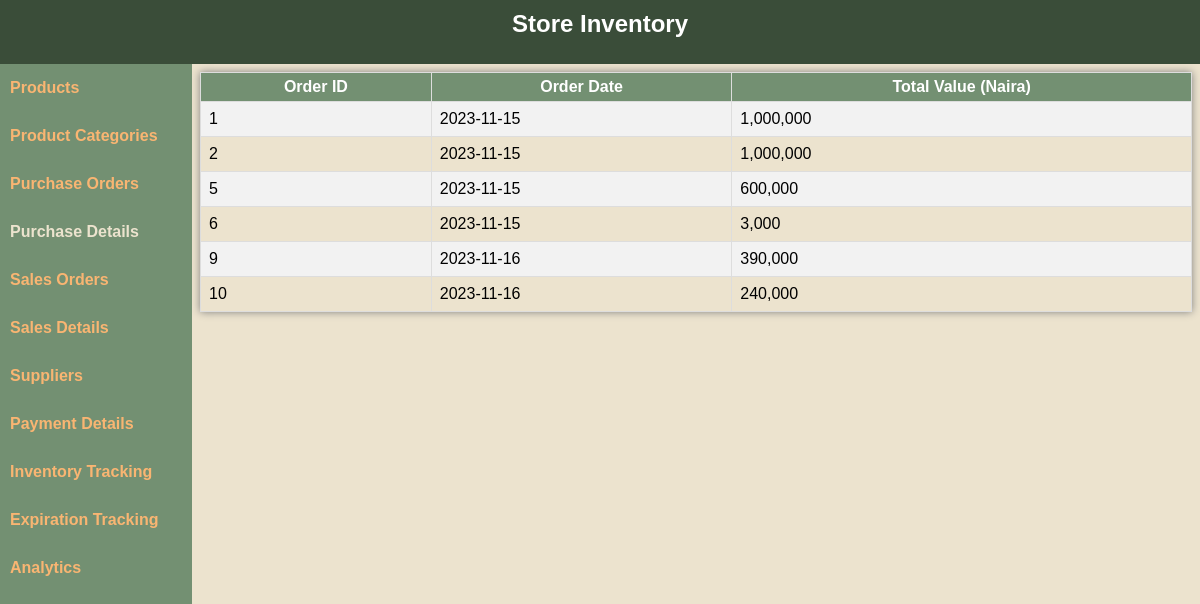
The page /index.php?path=pdetails on the database its author committed.
### tables this page shows
CREATE TABLE `purchase_orders` (
  `order_id` int(20) NOT NULL,
  `order_date` date DEFAULT NULL,
  `total_value` int(20) DEFAULT NULL,
  `spr_id` int(20) DEFAULT NULL
);

### pages/pdetails.php (the view, shortened to what this page needs)
<link rel="stylesheet" href="css/store3.css">
<?php
require_once("db/db_conn.php");
$sql = 'SELECT * FROM  PURCHASE_ORDERS';
$result = $conn->query($sql);
?>
<div class="sub_content">
    <table class="entity_table">
        <tr>
            <th>Order ID</th>
            <th>Order Date</th>
            <th>Total Value (Naira)</th>
        </tr>
        <?php
        if ($result->num_rows > 0) {
            while ($row = $result->fetch_assoc()) {
                $num_format = number_format($row['total_value']);
                echo "<tr class='order_line_purchase'>
                            <td class='order_line_id'> {$row['order_id']} </td>
                            <td> {$row['order_date']} </td>
                            <td> {$num_format}</td>
                        </tr>";
            }
        }
        ?>
    </table>
</div>

### css/store1.css (style rules this page uses)
:root { --primary-color: #3A4D39; --secondary-color: #739072; --tertiary-color: #ECE3CE; --tertiary-color2: #F9B572; }

### css/store2.css (style rules this page uses)
* { margin: 0; padding: 0; box-sizing: border-box; }
body { width: 100vw; height: 100vh; background-color: var(--tertiary-color); font-family: Verdana, Geneva, Tahoma, sans-serif; }

### css/store3.css (style rules this page uses)
.entity_table { border-collapse: collapse; min-width: 100%; border: 1px solid black; box-shadow: 0 0 8px grey; }
.entity_table td, .entity_table th { border: 1px solid #ddd; padding: 8px; }
.entity_table tr:nth-child(even) { background-color: #f2f2f2; }
.entity_table th { padding: 5px; text-align: center; background-color: var(--secondary-color); color: white; }
.sub_content { height: 100%; position: relative; }

### rows shown on the page
purchase_orders: order_id "1", order_date "2023-11-15", total_value "1,000,000"
purchase_orders: order_id "2", order_date "2023-11-15", total_value "1,000,000"
purchase_orders: order_id "5", order_date "2023-11-15", total_value "600,000"
purchase_orders: order_id "6", order_date "2023-11-15", total_value "3,000"
purchase_orders: order_id "9", order_date "2023-11-16", total_value "390,000"
purchase_orders: order_id "10", order_date "2023-11-16", total_value "240,000"
